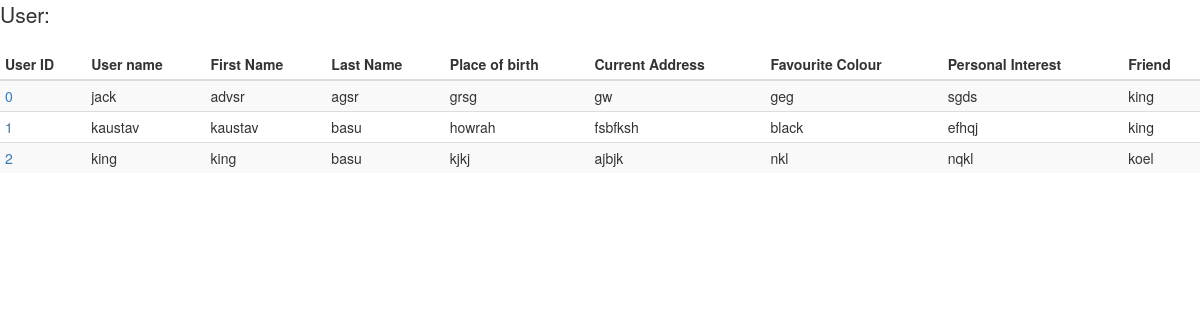
The page /user/ on the database its author committed.
### user/models.py (models this page shows, shortened)
class Users(models.Model):
    user_id = models.IntegerField(primary_key=True,default=0)
    user_name = models.CharField(max_length=200)
    First_name = models.CharField(max_length=200)
    last_name = models.CharField(max_length=200)
    place_of_birth = models.CharField(max_length=200)
    current_address = models.CharField(max_length=200)
    favourite_colour = models.CharField(max_length=200)
    personal_interest = models.CharField(max_length=200)
    my_friend = models.CharField(max_length=200)

### user/views.py (the view)
# urls.py: url(r'^user/$',views.UserListView.as_view(),name='list'),
class UserListView(ListView):
    template_name = 'user/user_list.html'
    context_object_name = 'user_list'
    model = Users
    def get_queryset(self):
        return Users.objects.all()

### user/templates/user/user_list.html (shortened to what this page needs)
<!DOCTYPE html>
<html>
  <head>
    <link rel="stylesheet" href="https://maxcdn.bootstrapcdn.com/bootstrap/3.3.7/css/bootstrap.min.css">
<link rel="stylesheet" href="https://maxcdn.bootstrapcdn.com/bootstrap/3.3.7/css/bootstrap-theme.min.css">
  </head>
  <body>
    {% if user_list %}
<p class="lead">User:</p>
<table class="table table-striped table-condensed">
  <thead>
    <th>User ID</th>
    <th>User name</th>
    <th>First Name</th>
    <th>Last Name</th>
    <th>Place of birth</th>
    <th>Current Address</th>
    <th>Favourite Colour</th>
    <th>Personal Interest</th>
    <th>Friend</th>
  </thead>
  <tbody>
    {% for user in user_list %}
        <tr>
          <td> <a href="{% url 'user_detail' pk=user.user_id %}"> {{ user.user_id }}</a></td>
          <td>{{ user.user_name }}</td>
          <td>{{ user.First_name }}</td>
          <td>{{ user.last_name }}</td>
          <td>{{ user.place_of_birth }}</td>
          <td>{{ user.current_address }}</td>
          <td>{{ user.favourite_colour }}</td>
          <td>{{ user.personal_interest }}</td>
          <td>{{ user.my_friend }}</td>
        </tr>
    {% endfor %}
  </tbody>
</table>
{% else %}
    <p class="lead">No orders are available.</p>
{% endif %}
  </body>
</html>

### rows shown on the page
Users: user_id "0", user_name "jack", First_name "advsr", last_name "agsr", place_of_birth "grsg", current_address "gw", favourite_colour "geg", personal_interest "sgds", my_friend "king"
Users: user_id "1", user_name "kaustav", First_name "kaustav", last_name "basu", place_of_birth "howrah", current_address "fsbfksh", favourite_colour "black", personal_interest "efhqj", my_friend "king"
Users: user_id "2", user_name "king", First_name "king", last_name "basu", place_of_birth "kjkj", current_address "ajbjk", favourite_colour "nkl", personal_interest "nqkl", my_friend "koel"
